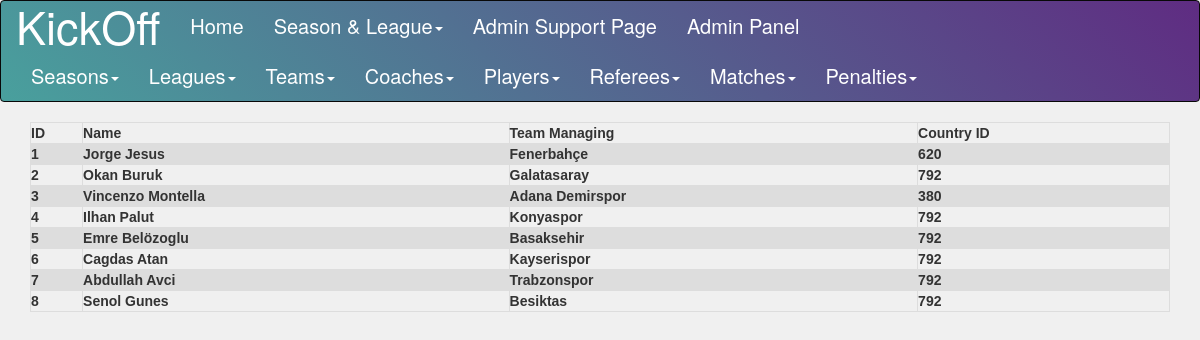
The app's page /project/coachList.php with its own data.
### tables this page shows
CREATE TABLE `coaches` (
  `cid` int(11) NOT NULL,
  `cname` varchar(50) DEFAULT NULL,
  `country_id` int(11) DEFAULT NULL
);

CREATE TABLE `teams` (
  `tid` int(11) NOT NULL,
  `tname` varchar(60) DEFAULT NULL,
  `rank` int(11) DEFAULT NULL,
  `point` int(11) DEFAULT NULL
);

### project/coachList.php (the view, shortened to what this page needs)
<!DOCTYPE html>
<html lang="en">
<head>
</head>
<body>
    <?php include "AdminPanelPage.php" ?>
    <div class="container">
        <table>
            <tr>
                <th> ID </th>
                <th> Name </th>
                <th> Team Managing</th>
                <th> Country ID </th>
            </tr>
            <?php
        $sql_statement = "SELECT * FROM coaches C, teams T WHERE C.cid = T.tid";
        $result = mysqli_query($db, $sql_statement);
        while ($row = mysqli_fetch_assoc($result)) {
            $cid = $row['cid'];
            $cname = $row['cname'];
            $country_id = $row['country_id'];
            $tname = $row['tname'];
            echo "<tr>" . "<th>" . $cid . "</th>" . "<th>" . $cname . "</th>" . "<th>" . $tname . "</th>" .  "<th>" . $country_id . "</th>" . "</tr>";
        }
        ?>
    </div>
</body>
</html>

### project/AdminPanelPage.php (shortened to what this page needs)
<!DOCTYPE html>
<html lang="en">
<head>
  <link rel="stylesheet" href="https://maxcdn.bootstrapcdn.com/bootstrap/3.4.1/css/bootstrap.min.css">
</head>
<body>
<nav class="navbar navbar-inverse">
  <div class="container-fluid">
    <div class="navbar-header">
      <a class="navbar-brand" href="#">KickOff</a>
    </div>
    <ul class="nav navbar-nav">
      <li class="isActive"><a href="index.php">Home</a></li>
      <li class="dropdown"><a class="dropdown-toggle" data-toggle="dropdown" href="#">Season & League<span class="caret"></span></a>
      </li>
      <li><a href="admin_chat.php"> Admin Support Page</a></li>
      <li class="adminNav"><a href="AdminPanelPage.php">Admin Panel</a></li>
    </ul>
  </div>
  <div class="container-fluid">
    <ul class="nav navbar-nav">
      <li class="dropdown"><a class="dropdown-toggle" data-toggle="dropdown" href="#">Seasons<span class="caret"></span></a>
      </li>
      <li class="dropdown"><a class="dropdown-toggle" data-toggle="dropdown" href="#">Leagues<span class="caret"></span></a>
      </li>
      <li class="dropdown"><a class="dropdown-toggle" data-toggle="dropdown" href="#">Teams<span class="caret"></span></a>
      </li>
      <li class="dropdown"><a class="dropdown-toggle" data-toggle="dropdown" href="#">Coaches<span class="caret"></span></a>
      </li>
      <li class="dropdown"><a class="dropdown-toggle" data-toggle="dropdown" href="#">Players<span class="caret"></span></a>
      </li>
      <li class="dropdown"><a class="dropdown-toggle" data-toggle="dropdown" href="#">Referees<span class="caret"></span></a>
      </li>
      <li class="dropdown"><a class="dropdown-toggle" data-toggle="dropdown" href="#">Matches<span class="caret"></span></a>
      </li>
      <li class="dropdown"><a class="dropdown-toggle" data-toggle="dropdown" href="#">Penalties<span class="caret"></span></a>
      </li>
    </ul>
  </div>
</nav>
</body>
</html>

### project/coachList.php (style rules this page uses)
.container { text-align: center; }
table { font-family: arial, sans-serif; border-collapse: collapse; width: 100%; }
td, th { border: 1px solid #dddddd; text-align: left; padding: 8px; }
tr:nth-child(even) { background-color: #dddddd; }

### project/AdminPanelPage.php (style rules this page uses)
body { background: rgb(240,240,240); }
.navbar { background:linear-gradient(45deg, #49a09d, #5f2c82); }
.navbar-nav a { color: white !important; font-weight: 400; font-size: 20px; }
.navbar-header a { color: white !important; font-weight: 500; font-size: 45px; }

### records on screen
coaches: cid "1", cname "Jorge Jesus", teams.tname "Fenerbahçe", country "620"
coaches: cid "2", cname "Okan Buruk", teams.tname "Galatasaray", country "792"
coaches: cid "3", cname "Vincenzo Montella", teams.tname "Adana Demirspor", country "380"
coaches: cid "4", cname "Ilhan Palut", teams.tname "Konyaspor", country "792"
coaches: cid "5", cname "Emre Belözoglu", teams.tname "Basaksehir", country "792"
coaches: cid "6", cname "Cagdas Atan", teams.tname "Kayserispor", country "792"
coaches: cid "7", cname "Abdullah Avci", teams.tname "Trabzonspor", country "792"
coaches: cid "8", cname "Senol Gunes", teams.tname "Besiktas", country "792"
